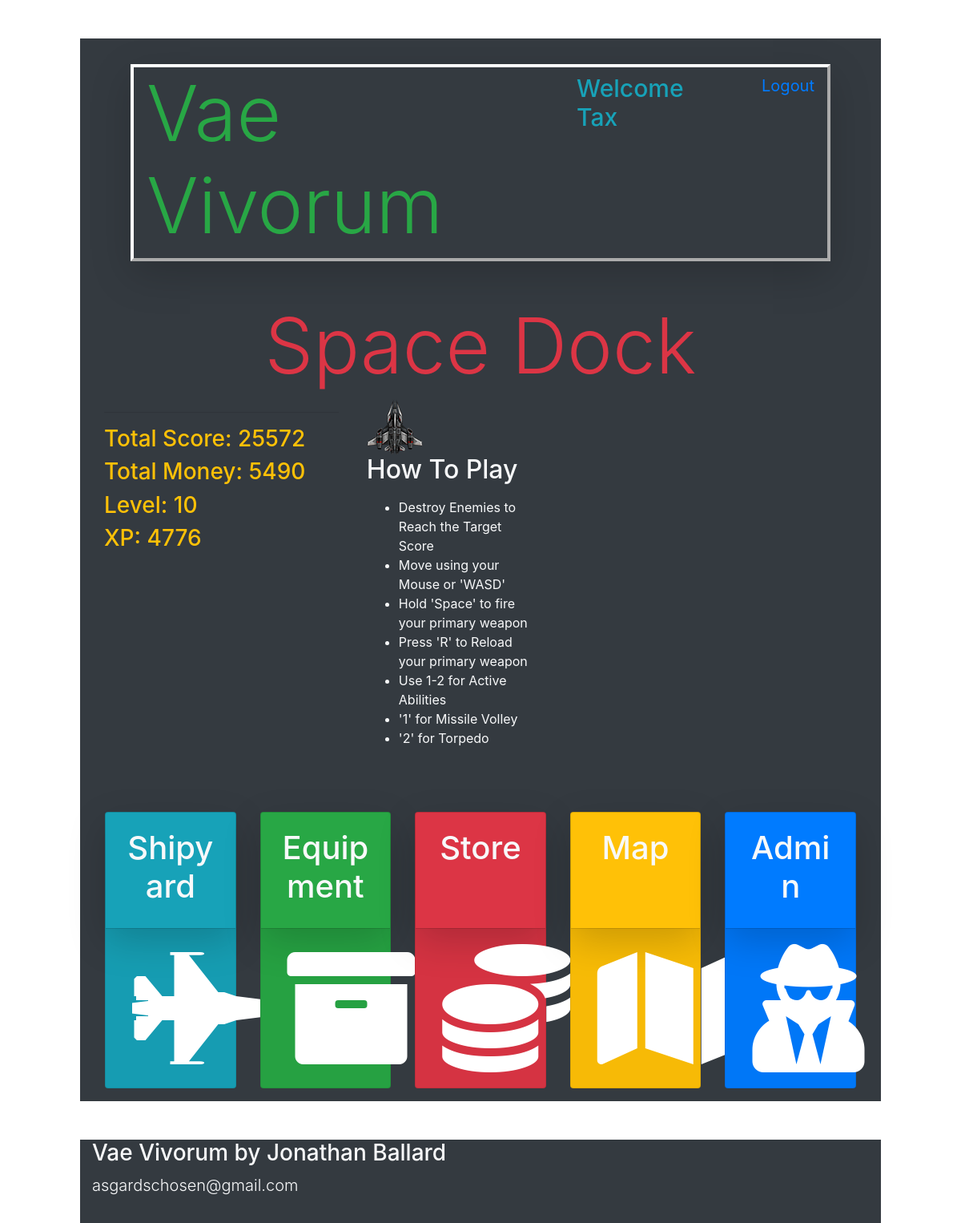
The app's page /dock (signed in), older data.
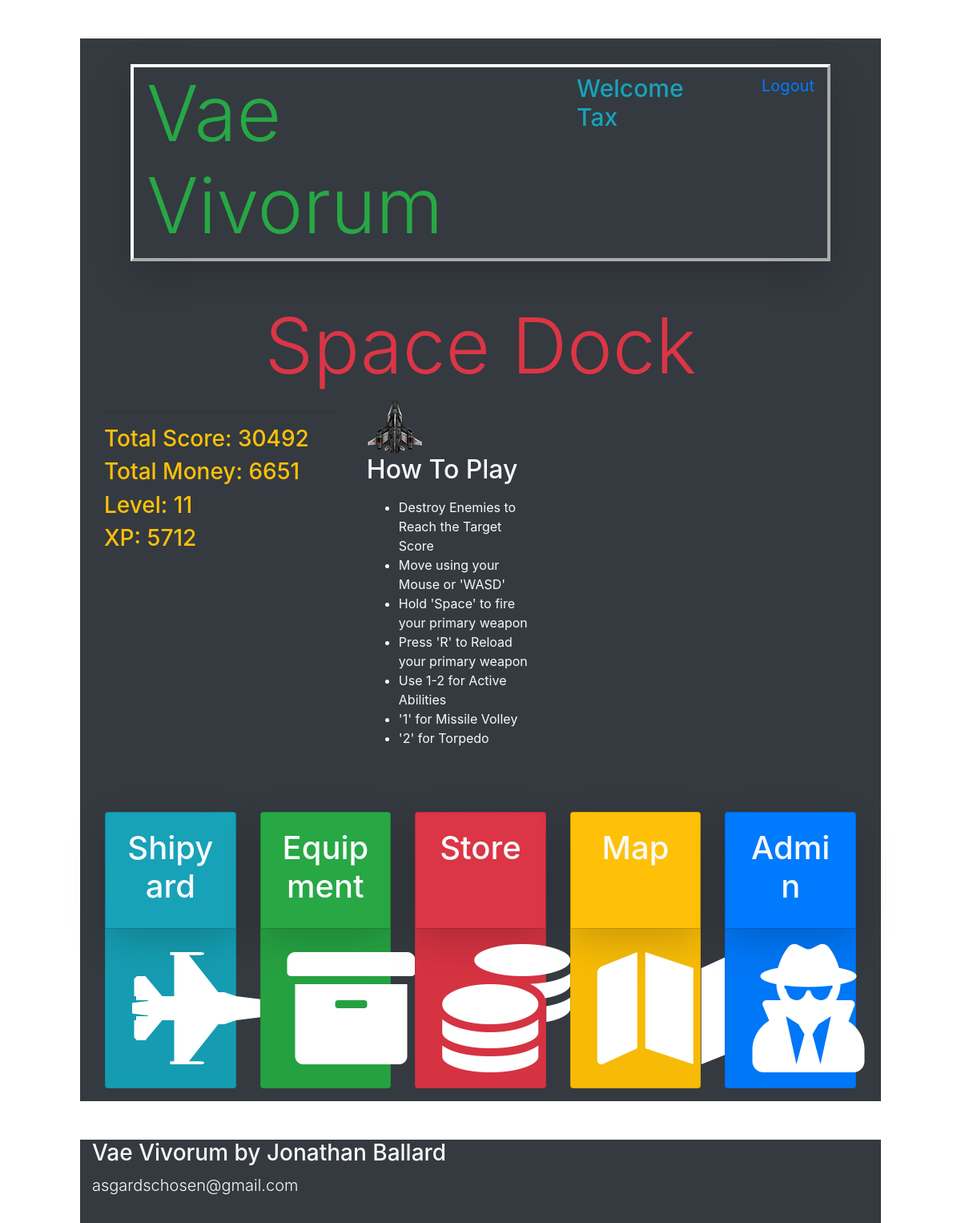
The same page, newer data.
### models.py (models this page shows)
class Users(db.Model):
    __tablename__ = "Users"
    id = db.Column(db.Integer, primary_key=True)
    username = db.Column(db.String(255))
    email = db.Column(db.String(255))
    password = db.Column(db.String(255))
    created_at = db.Column(db.DateTime)
    updated_at = db.Column(db.DateTime)
    current_kills = db.Column(db.Integer, default=0)
    current_score = db.Column(db.Integer, default=0)
    current_money = db.Column(db.Integer, default=0)
    current_xp = db.Column(db.Integer, default=0)
    current_level = db.Column(db.Integer, default=0)
    active_ship = db.Column(db.Integer, default=0)
    abilityPointsEarned = db.Column(db.Integer, default=0)
    abilityPointsSpent = db.Column(db.Integer, default = 0)
    passive1 = db.Column(db.Integer, default=0)
    passive2 = db.Column(db.Integer, default=0)
    passive3 = db.Column(db.Integer, default=0)
    passive4 = db.Column(db.Integer, default=0)
    passive5 = db.Column(db.Integer, default=0)
    passive6 = db.Column(db.Integer, default=0)
    passive7 = db.Column(db.Integer, default=0)
    passive8 = db.Column(db.Integer, default=0)
    passive9 = db.Column(db.Integer, default=0)
    passive10 = db.Column(db.Integer, default=0)
    passive11 = db.Column(db.Integer, default=0)
    passive12 = db.Column(db.Integer, default=0)
    passive13 = db.Column(db.Integer, default=0)
    passive14 = db.Column(db.Integer, default=0)
    passive15 = db.Column(db.Integer, default=0)
    passive16 = db.Column(db.Integer, default=0)
    passive17 = db.Column(db.Integer, default=0)
    passive18 = db.Column(db.Integer, default=0)
    passive19 = db.Column(db.Integer, default=0)
    passive20 = db.Column(db.Integer, default=0)
    character_active_ability_id = db.Column(db.Integer, db.ForeignKey("Active_Abilities.id", ondelete="cascade"))
    passive_abilities_this_user_has = db.relationship('User_Character', backref="characters_that_have_this_passive")

### app.py (the view)
@app.route('/dock')
def dock():
    if 'id' in session:
        loggedInUser = Users.query.get(session['id'])
    else:
        return redirect('/')
    print('CURRENT SESSION USER: ', session['id'])
    return render_template("dock.html", thisUser = loggedInUser)

### templates/dock.html (shortened to what this page needs)
<!DOCTYPE html>
<html lang="en">
<head>
    <link rel="stylesheet" href="https://stackpath.bootstrapcdn.com/bootstrap/4.4.1/css/bootstrap.min.css">
    <link rel="stylesheet" href="https://cdnjs.cloudflare.com/ajax/libs/font-awesome/5.11.2/css/all.css" />
    <link rel="stylesheet" type="text/css" href="{{ url_for('static', filename='css/style.css') }}">
</head>
<body>
    <div class="container bg-dark mt-5 text-warning pt-3 col-xl-10">
        <div id="topbar" class="d-flex flex-row mb-5 mx-5 mt-3 vaeBorder shadow-lg">
            <h1 class="display-1 d-inline-flex text-success ml-3">Vae Vivorum</h1>
            <h4 class="ml-auto d-inline-flex mt-2 text-info welcomeText" >Welcome {{ thisUser.username }}</h4>
            <a class="ml-5 d-inline-flex mt-2 mr-3 logoutLink" href="/logout">Logout</a>
        </div>
        <h1 class="display-1 text-center text-danger">Space Dock</h1>
        <div class="container col-xl-4 bg-dark align-top d-inline-block">
            <hr>
            <h3>Total Score: {{ thisUser.current_score }}</h3>
            <h3>Total Money: {{ thisUser.current_money }}</h3>
            <h3>Level: {{ thisUser.current_level }}</h3>
            <h3>XP: {{ thisUser.current_xp }}</h3>
        </div>
        <div class="container bg-dark text-light d-inline-block col-xl-3 align-top">
            <img class="d-inline-block align-top" id="playershipDashboard" src="../static/img/ships/player.png" alt="spaceship">
            <h2>How To Play</h2>
            <ul class="d-inline-block mt-2">
                <li>Destroy Enemies to Reach the Target Score</li>
                <li>Move using your Mouse or 'WASD'</li>
                <li>Hold 'Space' to fire your primary weapon</li>
                <li>Press 'R' to Reload your primary weapon</li>
                <li>Use 1-2 for Active Abilities</li>
                <li>'1' for Missile Volley</li>
                <li>'2' for Torpedo</li>
            </ul>
        </div>
        <div class="card-deck iconDiv mt-5 p-3">
            <div class="card iconCard bg-info">
                <div class="card-body shadow-lg">
                    <h1 class="card-title mb-2 text-light text-center">Shipyard</h1>
                </div>
                <div class="card-footer">
                    <a href="/ships"><div class="linkIcon"><i class="img-fluid btn fas fa-10x fa-fighter-jet"></i></div></a>
                </div>
            </div>
            <div class="card iconCard bg-success">
                <div class="card-body shadow-lg">
                    <h1 class="card-title mb-2 text-light text-center">Equipment</h1>
                </div>
                <div class="card-footer">
                    <a href="/equipment"><div class="linkIcon"><i class="img-fluid btn fas fa-10x fa-archive"></i></div></a>
                </div>
            </div>
            <div class="card iconCard bg-danger">
                <div class="card-body shadow-lg">
                    <h1 class="card-title mb-2 text-light text-center">Store</h1>
                </div>
                <div class="card-footer">
                    <a href="/store"><div class="linkIcon"><i class="img-fluid btn fas fa-10x fa-coins"></i></div></a>
                </div>
            </div>
            <div class="card iconCard bg-warning">
                <div class="card-body shadow-lg">
                    <h1 class="card-title mb-2 text-light text-center">Map</h1>
                </div>
                <div class="card-footer">
                    <a href="/map"><div class="linkIcon"><i class="img-fluid btn fas fa-10x fa-map"></i></div></a>
                </div>
            </div>
            {% if thisUser.username == "Tax" or thisUser.id == 1 %}
                <div class="card iconCard bg-primary">
                    <div class="card-body shadow-lg">
                        <h1 class="card-title mb-2 text-light text-center">Admin</h1>
                    </div>
                    <div class="card-footer">
                        <a href="/admin"><div class="linkIcon"><i class="img-fluid btn fas fa-10x fa-user-secret"></i></div></a>
                    </div>
                </div>
            {% endif %}
        </div>
    </div>
    <div id="bottombar" class="container bg-dark col-xl-10 mt-5 pb-3 text-light">
        <h3>Vae Vivorum by Jonathan Ballard</h3>
        <p class="lead">asgardschosen@gmail.com</p>
    </div>
</body>
</html>

### static/css/style.css (style rules this page uses)
#playershipDashboard { width: 70px; height: 69px; }
.linkIcon { display: block; text-align: center; }
.fas { color: white; }
.vaeBorder { border: 4px outset white; }
.logoutLink { font-size: 20px; }
.welcomeText { font-size: 30px; }

Row changes from the older to the newer data that the page shows:
changed Users "Tax": current_score "25572" → "30492"; current_money "5490" → "6651"; current_level "10" → "11"; current_xp "4776" → "5712"
